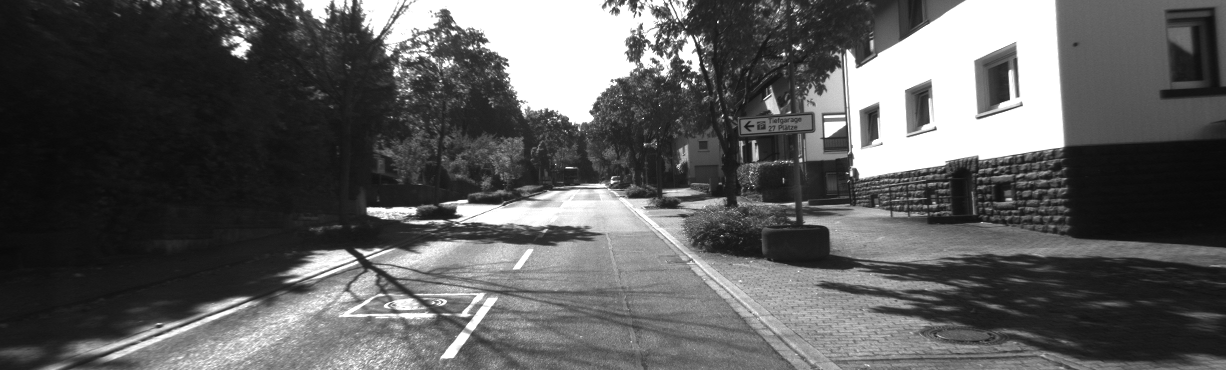
#> input picture PROJECT/data/left/000000.png, 1226 x 370 px, given in place of t1.mp4, which was not available
$ jupyter execute 'IPCV EX 7.ipynb'   (text cells are left out)
#> lines starting #> are read from the running program, lines starting #| are printed output that depends on the picture; after the words box and inside, x2 and y2 are one past the last pixel; in counts of white or black regions, pixels touching at a corner belong together; pictures that were not available may be replaced by others from this repository, and a replacement may not be noted
[cell 1]
import cv2
import numpy as np
import matplotlib.pyplot as plt
from IPython.display import display, clear_output

def main():

    # Video path
    video_path = r"C:\Users\91950\Downloads\t1.mp4"

    # Open video
    cap = cv2.VideoCapture(video_path)

    if not cap.isOpened():
        print("Error: Could not open video file")
        return

    # Read first frame
    ret, first_frame = cap.read()
#> first_frame is the input picture: shape (370, 1226, 3); min 8, max 255, mean 91.9
    if not ret:
        print("Error: Could not read video")
        return

    # Convert first frame to grayscale
    prev_gray = cv2.cvtColor(first_frame, cv2.COLOR_BGR2GRAY)
    prev_gray = cv2.GaussianBlur(prev_gray, (15, 15), 0)
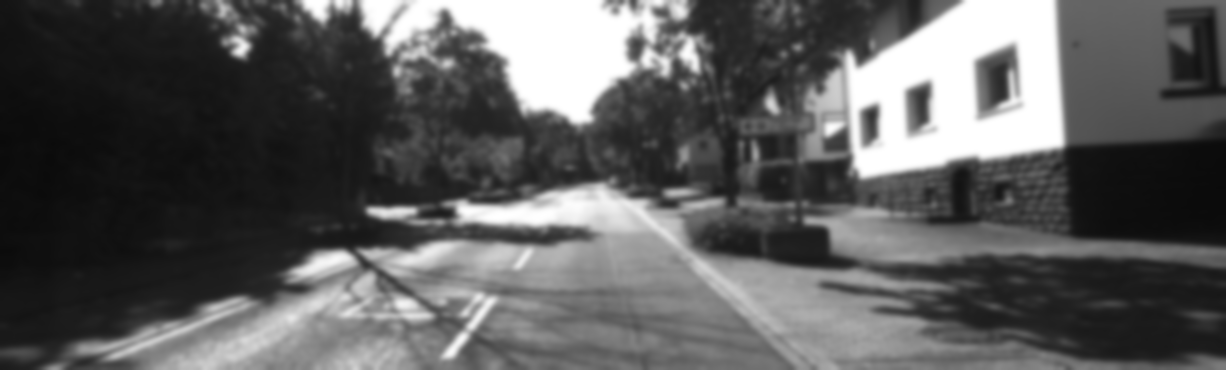
#> prev_gray: shape (370, 1226); min 10, max 255, mean 91.9

    print("Motion Tracking Started...")

    while True:

        ret, frame = cap.read()
        if not ret:
            break

        # Convert frame to gray
        gray = cv2.cvtColor(frame, cv2.COLOR_BGR2GRAY)
        gray = cv2.GaussianBlur(gray, (15, 15), 0)

        # Frame difference
        frame_diff = cv2.absdiff(prev_gray, gray)
#> frame_diff: shape (370, 1226); every value is 0

        # Threshold
        thresh = cv2.threshold(frame_diff, 15, 255, cv2.THRESH_BINARY)[1]

        # Dilate
        thresh = cv2.dilate(thresh, None, iterations=3)

        # Find contours
        contours, _ = cv2.findContours(
            thresh.copy(),
            cv2.RETR_EXTERNAL,
            cv2.CHAIN_APPROX_SIMPLE
        )
#> contours = []

        motion_detected = False

        for contour in contours:

            area = cv2.contourArea(contour)

            if area > 200:
                motion_detected = True
                x, y, w, h = cv2.boundingRect(contour)

                cv2.rectangle(frame, (x, y), (x+w, y+h), (0,255,0), 2)
#> this loop made 0 passes

        # Status text
        status = "MOTION DETECTED" if motion_detected else "No Motion"
        color = (0,255,0) if motion_detected else (0,0,255)

        cv2.putText(
            frame,
            status,
            (10,30),
            cv2.FONT_HERSHEY_SIMPLEX,
            1,
            color,
            2
        )

        cv2.putText(
            frame,
            f"Contours: {len(contours)}",
            (10,70),
            cv2.FONT_HERSHEY_SIMPLEX,
            0.7,
            (255,255,255),
            2
        )
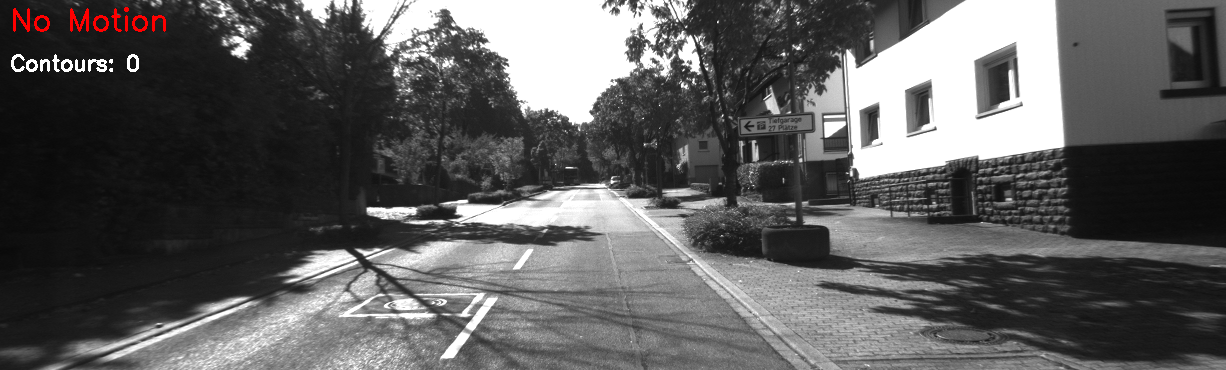
#> frame: shape (370, 1226, 3); mean B, G, R 92.3, 92.3, 92.9

        # Convert BGR to RGB for matplotlib
        frame_rgb = cv2.cvtColor(frame, cv2.COLOR_BGR2RGB)

        clear_output(wait=True)
        plt.imshow(frame_rgb)
#> (this line was passed over: IPython is not available in this run)
        plt.axis("off")
#> (this line was passed over: IPython is not available in this run)
        display(plt.gcf())
#> (this line was passed over: IPython is not available in this run)
        plt.close()

        # Update previous frame
        prev_gray = gray

    cap.release()
    print("Motion Tracking Stopped")

if __name__ == "__main__":
    main()

$ run again, on PROJECT/data/left/000001.png
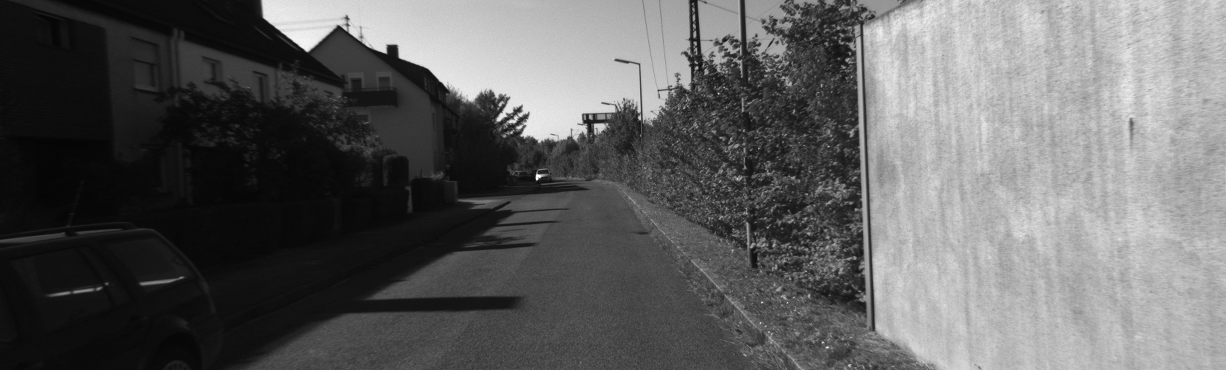
#> input picture PROJECT/data/left/000001.png, 1226 x 370 px, given in place of t1.mp4, which was not available
#> in main, first_frame is the input picture: shape (370, 1226, 3); min 3, max 255, mean 97.8
#> frame_diff: shape (370, 1226); every value is 0
#> contours = []
#> in main, `cv2.putText( frame, f"Contours: {len(contours)}", (10,70), cv2.FONT_HE..`:
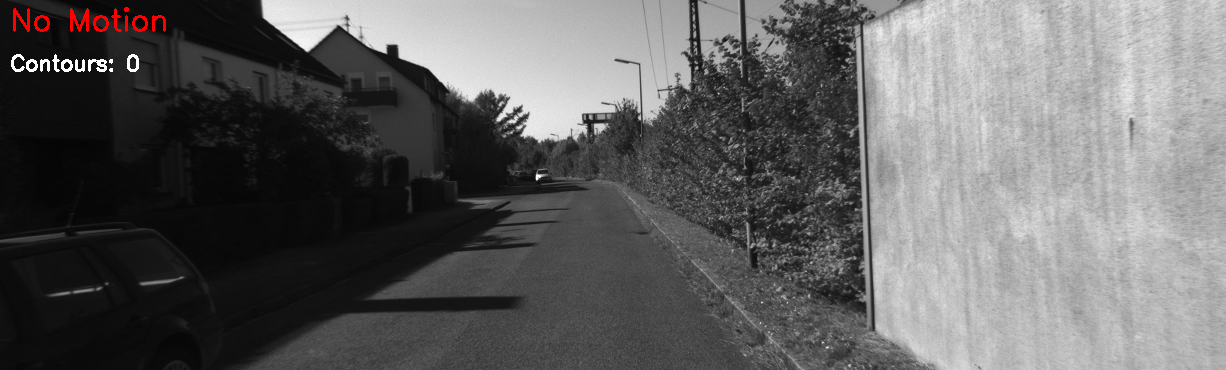
#> frame: shape (370, 1226, 3); mean B, G, R 98.1, 98.1, 98.8

$ run again, on PROJECT/data/left/000002.png
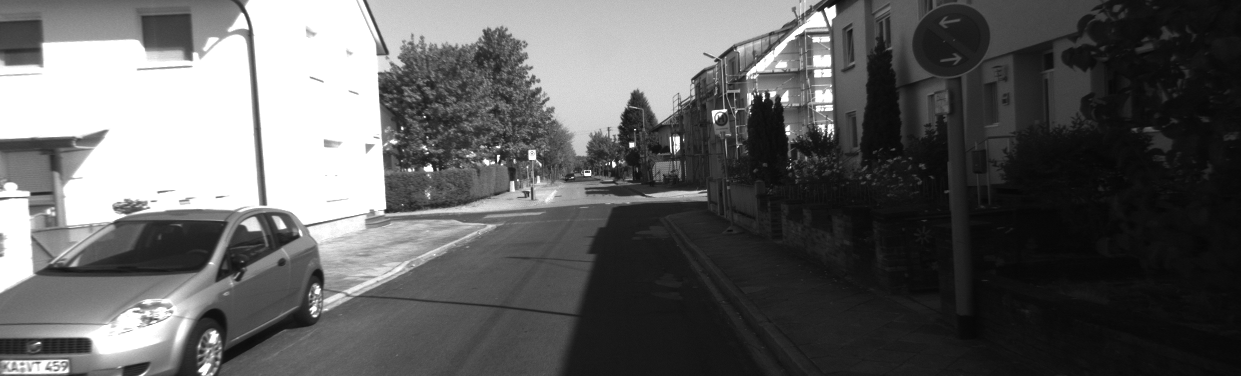
#> input picture PROJECT/data/left/000002.png, 1241 x 376 px, given in place of t1.mp4, which was not available
#> in main, first_frame is the input picture: shape (376, 1241, 3); min 6, max 255, mean 97.2
#> in main, `prev_gray = cv2.GaussianBlur(prev_gray, (15, 15), 0)`:
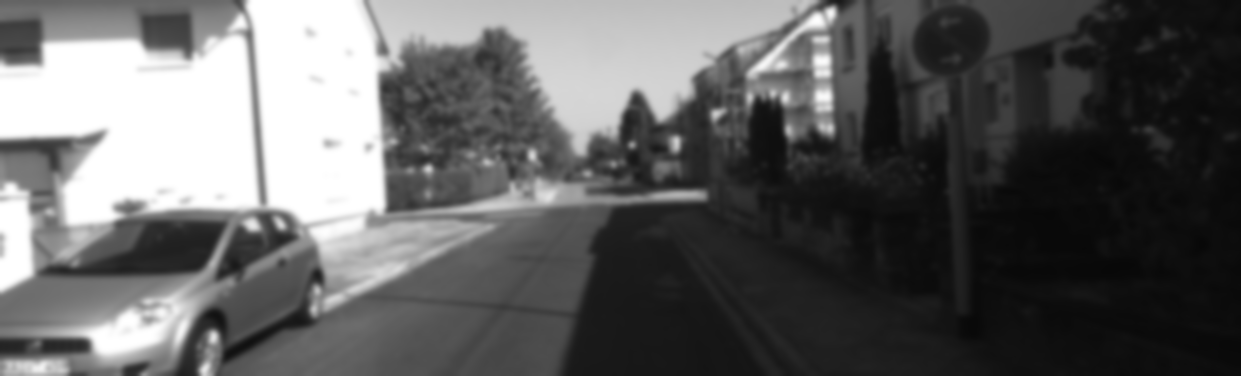
#> prev_gray: shape (376, 1241); min 8, max 255, mean 97.2
#> frame_diff: shape (376, 1241); every value is 0
#> contours = []
#> in main, `cv2.putText( frame, status, (10,30), cv2.FONT_HERSHEY_SIMPLEX, 1, colo..`:
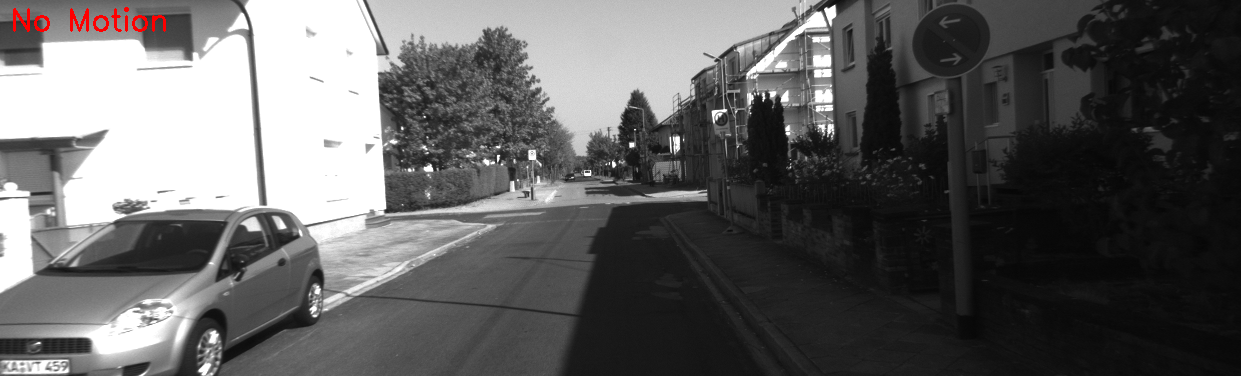
#> frame: shape (376, 1241, 3); 0.23% of pixels changed, all inside (x1, y1, x2, y2) = (13, 7, 166, 32)

$ run again, on PROJECT/data/left/000003.png
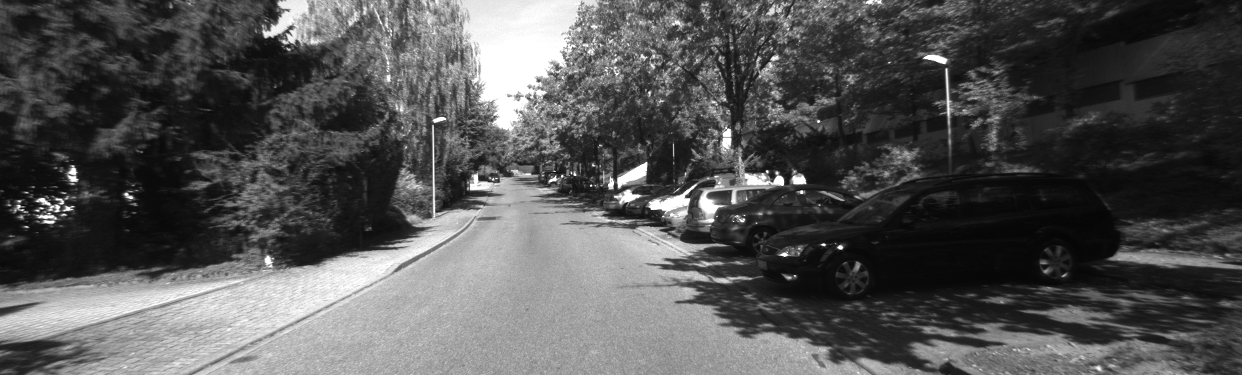
#> input picture PROJECT/data/left/000003.png, 1242 x 375 px, given in place of t1.mp4, which was not available
#> in main, first_frame is the input picture: shape (375, 1242, 3); min 5, max 255, mean 83.6
#> in main, `prev_gray = cv2.GaussianBlur(prev_gray, (15, 15), 0)`:
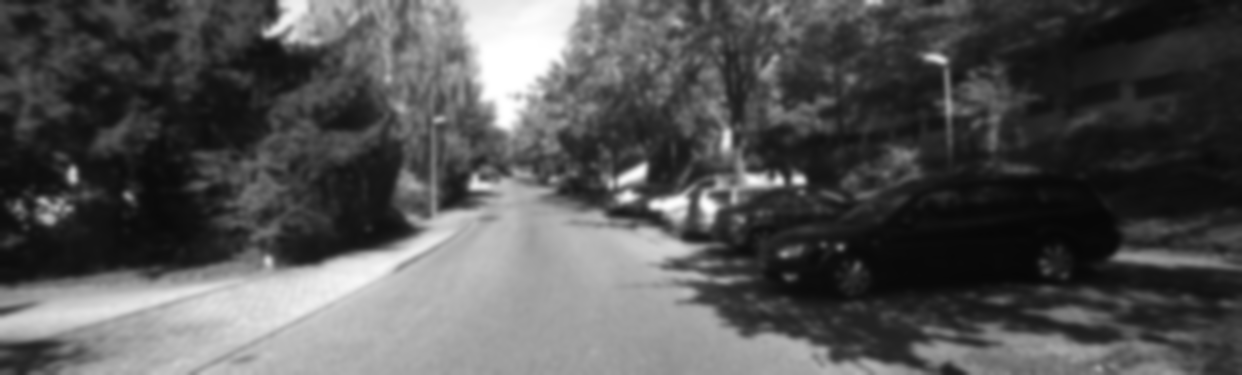
#> prev_gray: shape (375, 1242); min 7, max 255, mean 83.6
#> frame_diff: shape (375, 1242); every value is 0
#> contours = []
#> in main, `cv2.putText( frame, f"Contours: {len(contours)}", (10,70), cv2.FONT_HE..`:
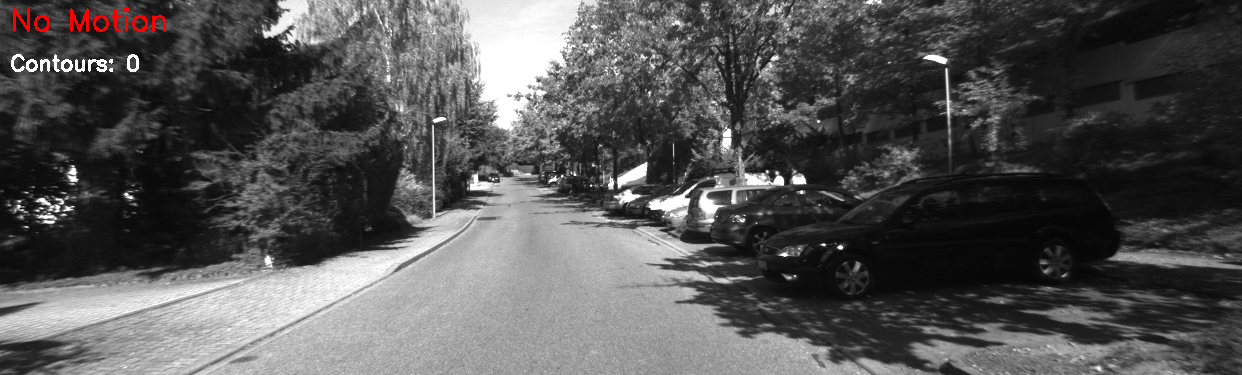
#> frame: shape (375, 1242, 3); mean B, G, R 83.9, 83.9, 84.5
